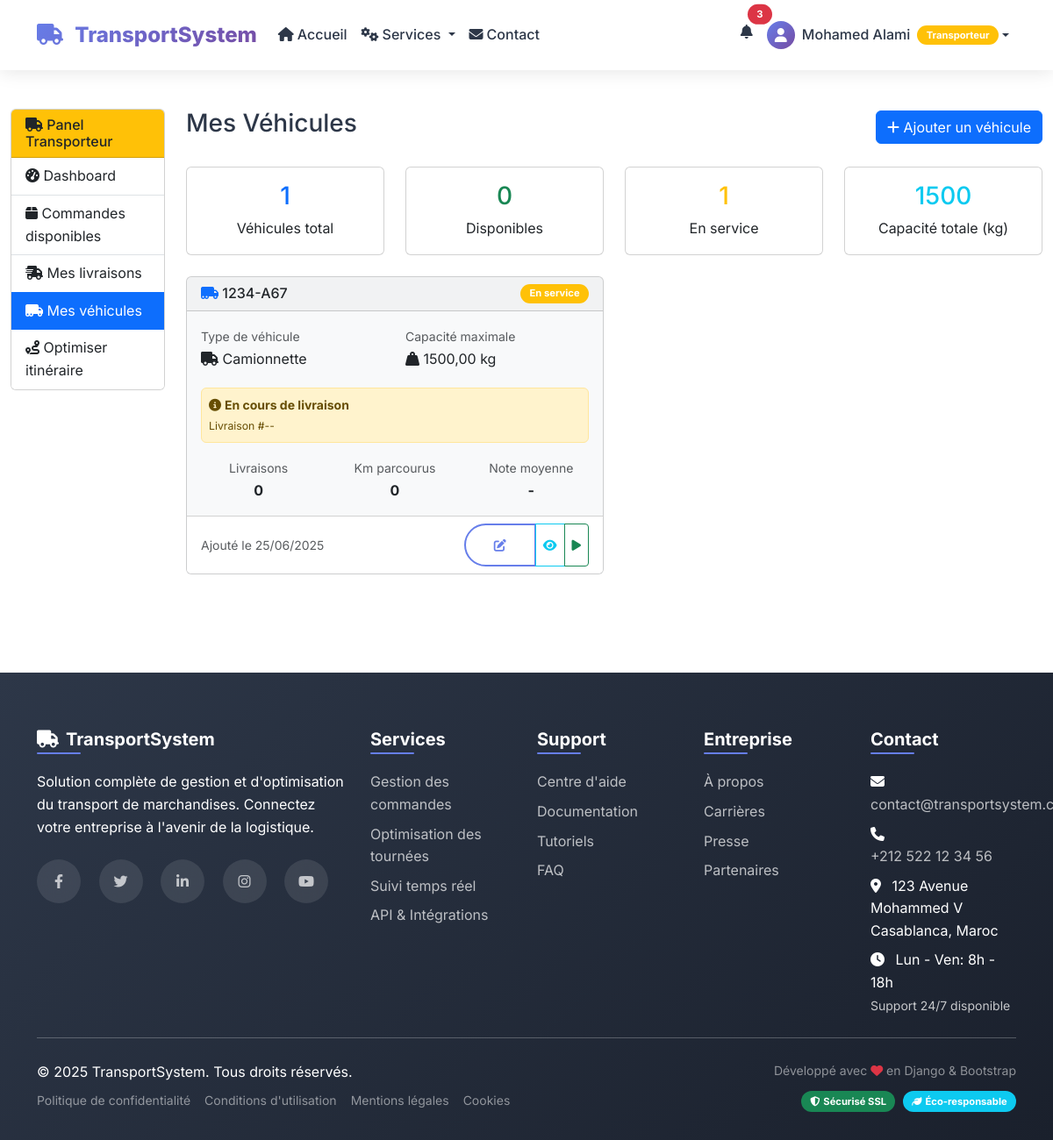
Before: /transporteur/vehicules/ (signed in) with the older database file.
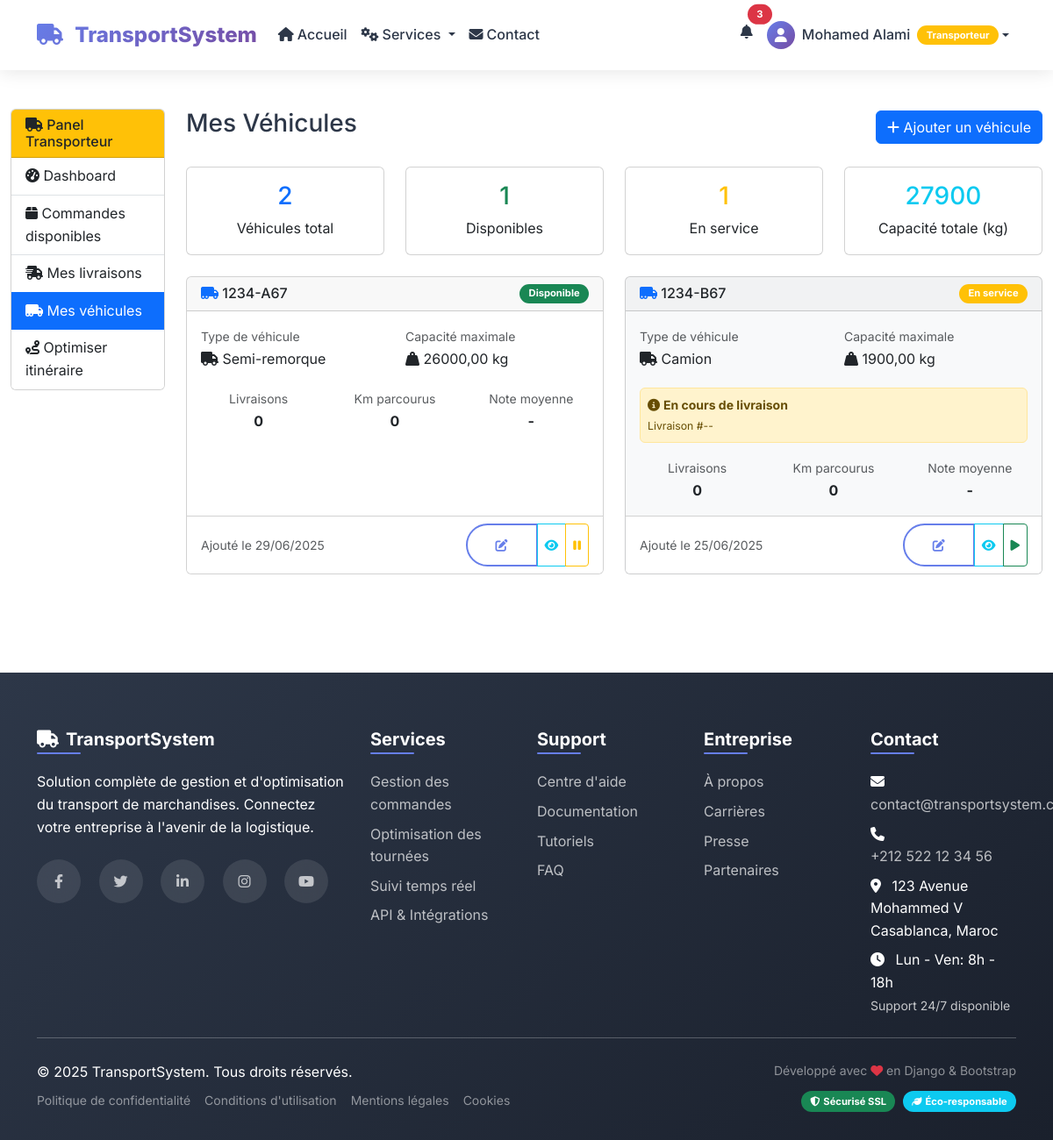
After: the same page with the newer database file.
### utilisateurs/models.py (models this page shows, shortened)
class Vehicule(models.Model):
    TYPE_CHOICES = [
        ('camionnette', 'Camionnette'),
        ('camion', 'Camion'),
        ('semi_remorque', 'Semi-remorque'),
    ]
    id = models.AutoField(primary_key=True)
    transporteur = models.ForeignKey(User, on_delete=models.CASCADE, related_name='vehicules')
    immatriculation = models.CharField(max_length=20, unique=True)
    type_vehicule = models.CharField(max_length=20, choices=TYPE_CHOICES)
    capacite_max = models.DecimalField(max_digits=10, decimal_places=2, validators=[MinValueValidator(Decimal('0.01'))])
    disponible = models.BooleanField(default=True)
    marque = models.CharField(max_length=50, blank=True, null=True)
    modele = models.CharField(max_length=50, blank=True, null=True)
    annee = models.IntegerField(blank=True, null=True, validators=[MinValueValidator(1900), MaxValueValidator(2030)])
    couleur = models.CharField(max_length=30, blank=True, null=True)
    notes = models.TextField(blank=True)
    date_ajout = models.DateTimeField(auto_now_add=True)
    class Meta:
        managed = True
        db_table = 'vehicules'
        ordering = ['-date_ajout']
    def get_type_vehicule_display(self):
        return dict(self.TYPE_CHOICES).get(self.type_vehicule, self.type_vehicule)
    @property
    def total_livraisons(self):
        return self.livraisons.filter(statut='livree').count()
    @property
    def km_parcourus(self):
        return self.total_livraisons * 50  # Simulation: 50km par livraison
    @property
    def note_moyenne(self):
        return 4.2 if self.total_livraisons > 0 else None

### utilisateurs/views.py (the view)
    def _wrapped_view(request, *args, **kwargs):
        if 'user_id' not in request.session or request.session.get('role') != 'transporteur':
            messages.error(request, 'Accès non autorisé.')
            return redirect('login')
        return view_func(request, *args, **kwargs)

### utilisateurs/views.py (called while the page is built)
def transporteur_required(view_func):
    def _wrapped_view(request, *args, **kwargs):
        if 'user_id' not in request.session or request.session.get('role') != 'transporteur':
            messages.error(request, 'Accès non autorisé.')
            return redirect('login')
        return view_func(request, *args, **kwargs)
    return _wrapped_view

@transporteur_required
def transporteur_vehicules(request):
    user_id = request.session['user_id']
    vehicules = Vehicule.objects.filter(transporteur_id=user_id).order_by('-id')
    vehicules_disponibles = vehicules.filter(disponible=True).count()
    vehicules_en_service = vehicules.filter(disponible=False).count()
    capacite_totale = sum(float(v.capacite_max) for v in vehicules)
    context = {
        'vehicules': vehicules,
        'vehicules_disponibles': vehicules_disponibles,
        'vehicules_en_service': vehicules_en_service,
        'capacite_totale': int(capacite_totale),
    }
    return render(request, 'transporteur/transporteur_vehicules.html', context)

### templates/transporteur/transporteur_vehicules.html (shortened to what the changed rows need)
{% extends 'public/base.html' %}
{% block content %}
<div class="container-fluid py-4">
    <div class="row">
        <div class="col-md-9 col-lg-10">
            <div class="d-flex justify-content-between align-items-center mb-4">
                <h1 class="h3">Mes Véhicules</h1>
            </div>
            <div class="row mb-4">
                <div class="col-md-3">
                    <div class="card text-center">
                        <div class="card-body">
                            <h3 class="text-primary">{{ vehicules.count }}</h3>
                            <p class="mb-0">Véhicules total</p>
                        </div>
                    </div>
                </div>
                <div class="col-md-3">
                    <div class="card text-center">
                        <div class="card-body">
                            <h3 class="text-success">{{ vehicules_disponibles }}</h3>
                            <p class="mb-0">Disponibles</p>
                        </div>
                    </div>
                </div>
                <div class="col-md-3">
                    <div class="card text-center">
                        <div class="card-body">
                            <h3 class="text-info">{{ capacite_totale }}</h3>
                            <p class="mb-0">Capacité totale (kg)</p>
                        </div>
                    </div>
                </div>
            </div>
            {% if vehicules %}
                <div class="row">
                    {% for vehicule in vehicules %}
                    <div class="col-lg-6 mb-4">
                        <div class="card h-100 {% if not vehicule.disponible %}bg-light{% endif %}">
                            <div class="card-header d-flex justify-content-between align-items-center">
                                <h6 class="mb-0">
                                    <i class="fas fa-truck-moving text-primary"></i>
                                    {{ vehicule.immatriculation }}
                                </h6>
                                <div class="btn-group">
                                    <span class="badge {% if vehicule.disponible %}bg-success{% else %}bg-warning{% endif %}">
                                        {% if vehicule.disponible %}Disponible{% else %}En service{% endif %}
                                    </span>
                                </div>
                            </div>
                            <div class="card-body">
                                <div class="row mb-3">
                                    <div class="col-6">
                                        <small class="text-muted">Type de véhicule</small>
                                        <p class="mb-1">
                                            <i class="fas fa-truck"></i> {{ vehicule.get_type_vehicule_display }}
                                        </p>
                                    </div>
                                    <div class="col-6">
                                        <small class="text-muted">Capacité maximale</small>
                                        <p class="mb-1">
                                            <i class="fas fa-weight-hanging"></i> {{ vehicule.capacite_max }} kg
                                        </p>
                                    </div>
                                </div>
                                {% if not vehicule.disponible %}
                                <div class="alert alert-warning alert-sm">
                                    <i class="fas fa-info-circle"></i>
                                    <strong>En cours de livraison</strong>
                                    <br><small>Livraison #{{ vehicule.livraison_actuelle.id|default:"--" }}</small>
                                </div>
                                {% endif %}
                                <div class="row text-center mt-3">
                                    <div class="col-4">
                                        <small class="text-muted">Livraisons</small>
                                        <div class="font-weight-bold">{{ vehicule.total_livraisons|default:0 }}</div>
                                    </div>
                                    <div class="col-4">
                                        <small class="text-muted">Km parcourus</small>
                                        <div class="font-weight-bold">{{ vehicule.km_parcourus|default:0 }}</div>
                                    </div>
                                    <div class="col-4">
                                        <small class="text-muted">Note moyenne</small>
                                        <div class="font-weight-bold">
                                            {{ vehicule.note_moyenne|default:"-" }}
                                        </div>
                                    </div>
                                </div>
                            </div>
                            <div class="card-footer bg-white">
                                <div class="d-flex justify-content-between align-items-center">
                                    <small class="text-muted">
                                        Ajouté le {{ vehicule.date_ajout|date:"d/m/Y"|default:"--" }}
                                    </small>
                                    <div class="btn-group">
                                        <button class="btn btn-sm btn-outline-primary" onclick="editVehicule({{ vehicule.id }})">
                                            <i class="fas fa-edit"></i>
                                        </button>
                                        <button class="btn btn-sm btn-outline-info" onclick="showVehiculeDetails({{ vehicule.id }})">
                                            <i class="fas fa-eye"></i>
                                        </button>
                                        {% if vehicule.disponible %}
                                        <button class="btn btn-sm btn-outline-warning" onclick="toggleDisponibilite({{ vehicule.id }})">
                                            <i class="fas fa-pause"></i>
                                        </button>
                                        {% else %}
                                        <button class="btn btn-sm btn-outline-success" onclick="toggleDisponibilite({{ vehicule.id }})">
                                            <i class="fas fa-play"></i>
                                        </button>
                                        {% endif %}
                                    </div>
                                </div>
                            </div>
                        </div>
                    </div>
                    {% endfor %}
                </div>
            {% endif %}
        </div>
    </div>
</div>
{% endblock %}

Changed rows visible on the page:
added Vehicule: immatriculation "1234-A67", disponible "Disponible", type_vehicule "Semi-remorque", capacite_max "26000,00", total_livraisons "0", km_parcourus "0", note_moyenne "-", date_ajout "29/06/2025"
changed Vehicule: immatriculation "1234-A67" → "1234-B67"; type_vehicule "Camionnette" → "Camion"; capacite_max "1500,00" → "1900,00"
Other visible differences:
{{ vehicules.count }}: "1" → "2"
{{ vehicules_disponibles }}: "0" → "1"
{{ capacite_totale }}: "1500" → "27900"
